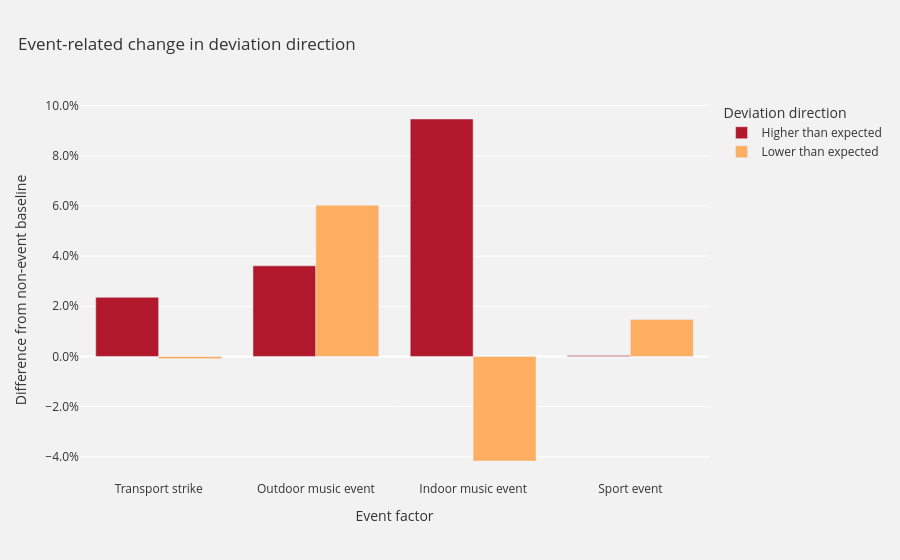

The notebook cell saved with this chart:
### Code cell
event_lift_long = event_deviation_comparison.melt(
    id_vars=["factor_label"],
    value_vars=[
        "difference_in_higher_share",
        "difference_in_lower_share",
    ],
    var_name="direction",
    value_name="difference_from_baseline",
)

event_lift_long["direction"] = event_lift_long["direction"].map({
    "difference_in_higher_share": "Higher than expected",
    "difference_in_lower_share": "Lower than expected",
})

direction_colors = {
    "Higher than expected": "#b2182b" ,  
    "Lower than expected": "#fdae61",   
}

fig = plotly.bar(
    event_lift_long,
    x="factor_label",
    y="difference_from_baseline",
    color="direction",
    color_discrete_map=direction_colors,
    barmode="group",
    title="Event-related change in deviation direction",
    labels={
        "factor_label": "Event factor",
        "difference_from_baseline": "Difference from non-event baseline",
        "direction": "Deviation direction",
    },
)

fig.update_layout(
    plot_bgcolor="#f2f2f2",
    paper_bgcolor="#f2f2f2",
    font=dict(color="#333333"),
    title=dict(x=0.02),
    legend_title_text="Deviation direction",
)

fig.update_yaxes(
    tickformat=".1%",
    gridcolor="white",
    zerolinecolor="white",
)

fig.update_xaxes(
    showgrid=False,
)

fig.show()

### Figure 1 — Plotly figure (JSON) as saved in the notebook; plotly's stock layout.template omitted (floating-point values rounded to 4 significant figures)
{"data": [{"alignmentgroup": "True", "hovertemplate": "Deviation direction=Higher than expected<br>Event factor=%{x}<br>Difference from non-event baseline=%{y}<extra></extra>", "legendgroup": "Higher than expected", "marker": {"color": "#b2182b", "pattern": {"shape": ""}}, "name": "Higher than expected", "offsetgroup": "Higher than expected", "orientation": "v", "showlegend": true, "textposition": "auto", "type": "bar", "x": ["Transport strike", "Outdoor music event", "Indoor music event", "Sport event"], "xaxis": "x", "y": [0.02357, 0.03613, 0.09469, 0.0004019], "yaxis": "y"}, {"alignmentgroup": "True", "hovertemplate": "Deviation direction=Lower than expected<br>Event factor=%{x}<br>Difference from non-event baseline=%{y}<extra></extra>", "legendgroup": "Lower than expected", "marker": {"color": "#fdae61", "pattern": {"shape": ""}}, "name": "Lower than expected", "offsetgroup": "Lower than expected", "orientation": "v", "showlegend": true, "textposition": "auto", "type": "bar", "x": ["Transport strike", "Outdoor music event", "Indoor music event", "Sport event"], "xaxis": "x", "y": [-0.0008785, 0.06029, -0.0417, 0.01471], "yaxis": "y"}], "layout": {"barmode": "group", "font": {"color": "#333333"}, "legend": {"title": {"text": "Deviation direction"}, "tracegroupgap": 0}, "paper_bgcolor": "#f2f2f2", "plot_bgcolor": "#f2f2f2", "title": {"text": "Event-related change in deviation direction", "x": 0.02}, "xaxis": {"anchor": "y", "domain": [0, 1], "showgrid": false, "title": {"text": "Event factor"}}, "yaxis": {"anchor": "x", "domain": [0, 1], "gridcolor": "white", "tickformat": ".1%", "title": {"text": "Difference from non-event baseline"}, "zerolinecolor": "white"}}}
